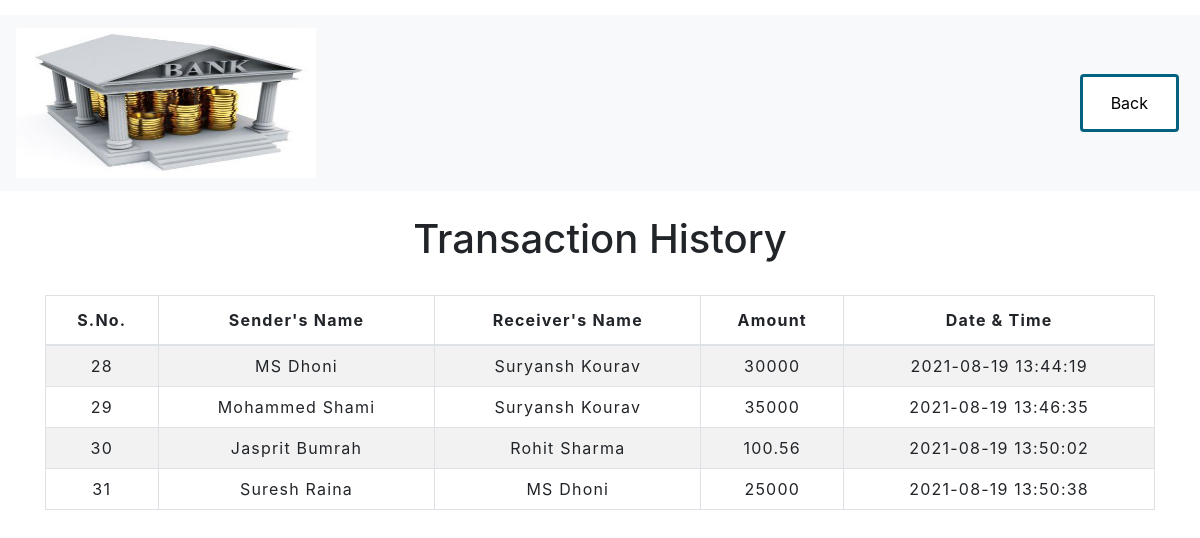
Page /PHP/transactionhistory.php on the committed database.
### tables this page shows
CREATE TABLE `transfers_table` (
  `SNO` int(11) NOT NULL,
  `Sender_Name` varchar(30) NOT NULL,
  `Receiver_Name` varchar(30) NOT NULL,
  `Amount` float NOT NULL,
  `Date And Time` datetime NOT NULL DEFAULT current_timestamp()
);

### PHP/transactionhistory.php (the view, shortened to what this page needs)
<!DOCTYPE html>
<html lang="en">
<head>
    <link rel="stylesheet" href="https://stackpath.bootstrapcdn.com/bootstrap/4.5.2/css/bootstrap.min.css">
    <link rel="stylesheet" type="text/css" href="css/table.css">
</head>
<body>
<?php
  include 'navbar.php';
?>
	<div class="container">
        <h2 class="text-center pt-4">Transaction History</h2>
       <br>
       <div class="table-responsive-sm">
    <table class="table table-hover table-striped table-condensed table-bordered">
        <thead>
            <tr>
                <th class="text-center">S.No.</th>
                <th class="text-center">Sender's Name</th>
                <th class="text-center">Receiver's Name</th>
                <th class="text-center">Amount</th>
                <th class="text-center">Date & Time</th>
            </tr>
        </thead>
        <tbody>
        <?php
            include 'connection.php';
            $sql =" SELECT * from transfers_table";
            $query =mysqli_query($conn, $sql);
            while($rows = mysqli_fetch_assoc($query))
            {
        ?>
            <tr>
            <td class="py-2"><?php echo $rows['SNO']; ?></td>
            <td class="py-2"><?php echo $rows['Sender_Name']; ?></td>
            <td class="py-2"><?php echo $rows['Receiver_Name']; ?></td>
            <td class="py-2"><?php echo $rows['Amount']; ?> </td>
            <td class="py-2"><?php echo $rows['Date And Time']; ?> </td>
        <?php
            }
        ?>
        </tbody>
    </table>
    </div>
</div>
</body>
</html>

### CSS/table.css (style rules this page uses)
* { padding: 10; margin: 0; box-sizing: border-box;] }
h2 { font-size: 40px; }
table { letter-spacing: 1.2px; color: red; }
td { text-align: center; }

### PHP/navbar.php (style rules this page uses)
body { margin-top: 15px; }

### rows in the picture
transfers_table: SNO "28", Sender_Name "MS Dhoni", Receiver_Name "Suryansh Kourav", Amount "30000", Date And Time "2021-08-19 13:44:19"
transfers_table: SNO "29", Sender_Name "Mohammed Shami", Receiver_Name "Suryansh Kourav", Amount "35000", Date And Time "2021-08-19 13:46:35"
transfers_table: SNO "30", Sender_Name "Jasprit Bumrah", Receiver_Name "Rohit Sharma", Amount "100.56", Date And Time "2021-08-19 13:50:02"
transfers_table: SNO "31", Sender_Name "Suresh Raina", Receiver_Name "MS Dhoni", Amount "25000", Date And Time "2021-08-19 13:50:38"
